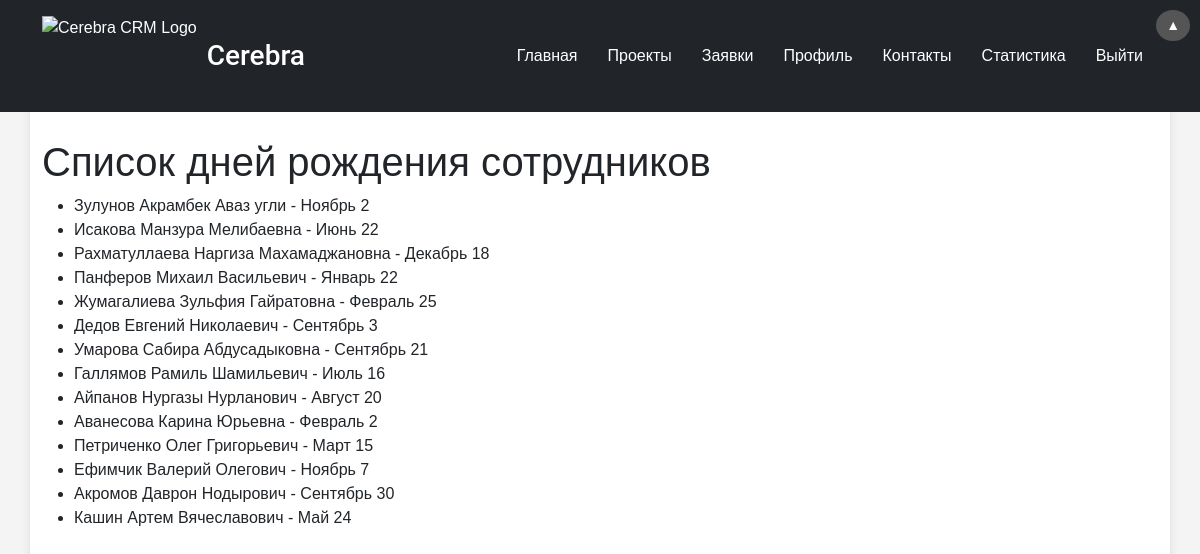
The page /birthdays/birthdays/ (signed in) on the database its author committed.
### users/models.py (models this page shows, shortened)
class UserProfile(models.Model):
    ROLE_CHOICES = [
        ('Офис', 'Офис'),
        ('Склад', 'Склад'),
        ('Магазин', 'Магазин'),
    ]
    user = models.OneToOneField(User, on_delete=models.CASCADE)
    role = models.CharField(max_length=50, choices=ROLE_CHOICES, default='Офис')  # Добавляем поле role
    job_title = models.CharField(max_length=100, verbose_name="Должность")
    department = models.ForeignKey(Department, on_delete=models.SET_NULL, null=True, blank=True, verbose_name="Отдел")
    birth_date = models.DateField(null=True, blank=True, verbose_name="День рождения")
    hire_date = models.DateField(null=True, blank=True, verbose_name="Дата устройства в компанию")
    phone_number_mobile = models.CharField(max_length=20, null=True, blank=True, verbose_name="Мобильный телефон")
    phone_number_internal = models.CharField(max_length=10, null=True, blank=True, verbose_name="Внутренний телефон")
    telegram_chat_ID = models.CharField(max_length=50, null=True, blank=True, verbose_name="Telegram ID")
    is_store_account = models.BooleanField(default=False)  # Устанавливаем значение по умолчанию
    full_statistics = models.BooleanField(default=False, verbose_name='Полная статистика')
    can_post_news = models.BooleanField(default=False, verbose_name="Разрешить постить новости")
    can_edit_news = models.BooleanField(default=False, verbose_name="Разрешить редактировать новости")

### birthdays/views.py (the view)
# urls.py: path('birthdays/', birthdays_list, name='birthdays_list'),
@login_required
def birthdays_list(request):
    birthdays = UserProfile.objects.filter(birth_date__isnull=False).order_by('birth_date')
    return render(request, 'birthdays/birthdays_list.html', {'birthdays': birthdays})

### birthdays/templates/birthdays/birthdays_list.html (shortened to what this page needs)
{% extends 'base.html' %}
{% block content %}
    <h1>Список дней рождения сотрудников</h1>
    <ul>
        {% for profile in birthdays %}
            <li>{{ profile.user.get_full_name }} - {{ profile.birth_date|date:"F j" }}</li>
        {% empty %}
            <li>Нет сотрудников с указанной датой рождения</li>
        {% endfor %}
    </ul>
{% endblock %}

### static/css/styles.css (style rules this page uses)
body { font-family: Arial, sans-serif; background-color: #f4f4f4; height: 100%; margin: 0; padding: 0; display: flex; flex-direction: column; min-height: 100vh; }

### rows shown on the page
UserProfile: user.get_full_name "Зулунов Акрамбек Аваз угли", birth_date "Ноябрь 2"
UserProfile: user.get_full_name "Исакова Манзура Мелибаевна", birth_date "Июнь 22"
UserProfile: user.get_full_name "Рахматуллаева Наргиза Махамаджановна", birth_date "Декабрь 18"
UserProfile: user.get_full_name "Панферов Михаил Васильевич", birth_date "Январь 22"
UserProfile: user.get_full_name "Жумагалиева Зульфия Гайратовна", birth_date "Февраль 25"
UserProfile: user.get_full_name "Дедов Евгений Николаевич", birth_date "Сентябрь 3"
UserProfile: user.get_full_name "Умарова Сабира Абдусадыковна", birth_date "Сентябрь 21"
UserProfile: user.get_full_name "Галлямов Рамиль Шамильевич", birth_date "Июль 16"
UserProfile: user.get_full_name "Айпанов Нургазы Нурланович", birth_date "Август 20"
UserProfile: user.get_full_name "Аванесова Карина Юрьевна", birth_date "Февраль 2"
UserProfile: user.get_full_name "Петриченко Олег Григорьевич", birth_date "Март 15"
UserProfile: user.get_full_name "Ефимчик Валерий Олегович", birth_date "Ноябрь 7"
UserProfile: user.get_full_name "Акромов Даврон Нодырович", birth_date "Сентябрь 30"
UserProfile: user.get_full_name "Кашин Артем Вячеславович", birth_date "Май 24"
